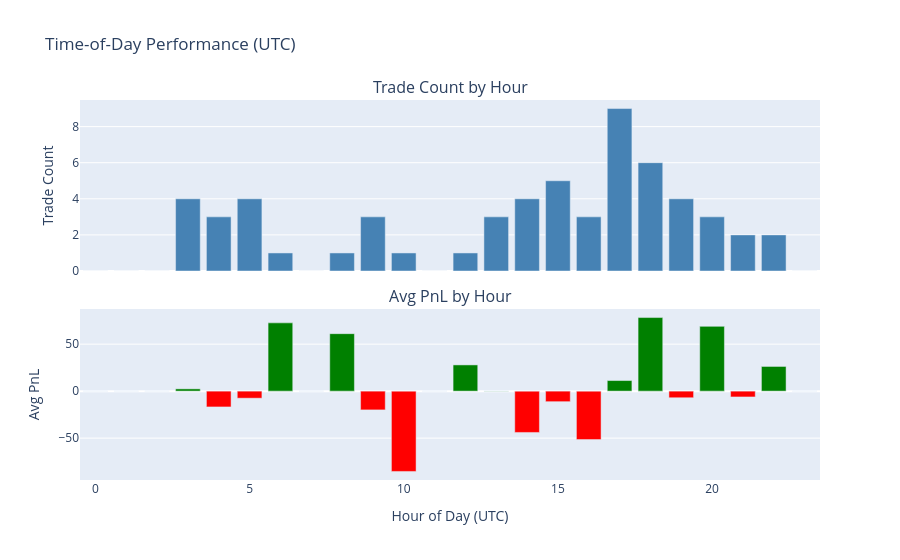

The notebook cell saved with this chart:
### Markdown cell above
## Time-of-day performance (UTC)

### Code cell
if pairs.empty:
    print("No position pairs available for hourly analysis.")
else:
    hourly = compute_hourly_performance(pairs)

    fig = make_subplots(
        rows=2, cols=1, shared_xaxes=True,
        subplot_titles=("Trade Count by Hour", "Avg PnL by Hour"),
        vertical_spacing=0.1,
    )

    fig.add_trace(go.Bar(
        x=hourly["hour"], y=hourly["trade_count"],
        name="Trade Count", marker_color="steelblue",
    ), row=1, col=1)

    fig.add_trace(go.Bar(
        x=hourly["hour"], y=hourly["avg_pnl"],
        name="Avg PnL",
        marker_color=["green" if v >= 0 else "red" for v in hourly["avg_pnl"]],
    ), row=2, col=1)

    fig.update_layout(
        title="Time-of-Day Performance (UTC)",
        height=560, showlegend=False,
        xaxis2_title="Hour of Day (UTC)",
        yaxis_title="Trade Count",
        yaxis2_title="Avg PnL",
    )
    fig.show()

### Figure 1 — Plotly figure (JSON) as saved in the notebook; plotly's stock layout.template omitted (floating-point values rounded to 4 significant figures)
{"data": [{"marker": {"color": "steelblue"}, "name": "Trade Count", "type": "bar", "x": [0, 1, 2, 3, 4, 5, 6, 7, 8, 9, 10, 11, 12, 13, 14, 15, 16, 17, 18, 19, 20, 21, 22, 23], "xaxis": "x", "y": [0, 0, 0, 4, 3, 4, 1, 0, 1, 3, 1, 0, 1, 3, 4, 5, 3, 9, 6, 4, 3, 2, 2, 0], "yaxis": "y"}, {"marker": {"color": ["green", "green", "green", "green", "red", "red", "green", "green", "green", "red", "red", "green", "green", "green", "red", "red", "red", "green", "green", "red", "green", "red", "green", "green"]}, "name": "Avg PnL", "type": "bar", "x": [0, 1, 2, 3, 4, 5, 6, 7, 8, 9, 10, 11, 12, 13, 14, 15, 16, 17, 18, 19, 20, 21, 22, 23], "xaxis": "x2", "y": [0.0, 0.0, 0.0, 2.433, -16.82, -7.492, 72.65, 0.0, 61.15, -19.96, -85.44, 0.0, 27.91, 0.1733, -43.93, -11.21, -51.55, 11.28, 78.3, -7.025, 68.91, -6.19, 26.27, 0.0], "yaxis": "y2"}], "layout": {"annotations": [{"font": {"size": 16}, "showarrow": false, "text": "Trade Count by Hour", "x": 0.5, "xanchor": "center", "xref": "paper", "y": 1, "yanchor": "bottom", "yref": "paper"}, {"font": {"size": 16}, "showarrow": false, "text": "Avg PnL by Hour", "x": 0.5, "xanchor": "center", "xref": "paper", "y": 0.45, "yanchor": "bottom", "yref": "paper"}], "height": 560, "showlegend": false, "title": {"text": "Time-of-Day Performance (UTC)"}, "xaxis": {"anchor": "y", "domain": [0, 1], "matches": "x2", "showticklabels": false}, "xaxis2": {"anchor": "y2", "domain": [0, 1], "title": {"text": "Hour of Day (UTC)"}}, "yaxis": {"anchor": "x", "domain": [0.55, 1], "title": {"text": "Trade Count"}}, "yaxis2": {"anchor": "x2", "domain": [0, 0.45], "title": {"text": "Avg PnL"}}}}
